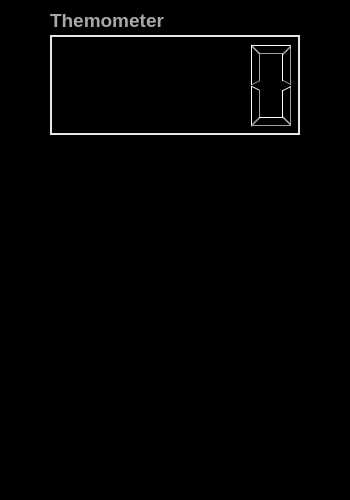
<?xml version="1.0" encoding="UTF-8"?>
<ui version="4.0">
 <class>central_widget</class>
 <widget class="QWidget" name="central_widget">
  <property name="geometry">
   <rect>
    <x>0</x>
    <y>0</y>
    <width>350</width>
    <height>500</height>
   </rect>
  </property>
  <property name="windowTitle">
   <string>Form</string>
  </property>
  <property name="styleSheet">
   <string notr="true">QWidget{
background-color: rgb(0, 0, 0);
}

QCheckBox{
color:rgb(168,168,168);
font-size:12pt;
}

QLabel{
color:rgb(168,168,168)
}

QLineEdit{
border: 1px solid rgb(100,100,100);
background-color:rgb(230,230,230);
}

QTextEdit{
border: 1px solid black;
background-color: black;
color:rgb(168,168,168);
}

QRadioButton{
color:rgb(168,168,168)
}

QLCDNumber{
border: 2px solid rgb(230,230,230);
}</string>
  </property>
  <widget class="QLCDNumber" name="lcdNumber_Temp">
   <property name="geometry">
    <rect>
     <x>50</x>
     <y>35</y>
     <width>250</width>
     <height>100</height>
    </rect>
   </property>
   <property name="font">
    <font>
     <pointsize>14</pointsize>
     <weight>75</weight>
     <bold>true</bold>
    </font>
   </property>
   <property name="frameShadow">
    <enum>QFrame::Raised</enum>
   </property>
  </widget>
  <widget class="QFrame" name="display_frame">
   <property name="geometry">
    <rect>
     <x>5</x>
     <y>150</y>
     <width>340</width>
     <height>340</height>
    </rect>
   </property>
   <property name="minimumSize">
    <size>
     <width>340</width>
     <height>340</height>
    </size>
   </property>
   <property name="maximumSize">
    <size>
     <width>340</width>
     <height>340</height>
    </size>
   </property>
   <property name="frameShape">
    <enum>QFrame::StyledPanel</enum>
   </property>
   <property name="frameShadow">
    <enum>QFrame::Raised</enum>
   </property>
  </widget>
  <widget class="QLabel" name="title_label">
   <property name="geometry">
    <rect>
     <x>50</x>
     <y>10</y>
     <width>251</width>
     <height>21</height>
    </rect>
   </property>
   <property name="font">
    <font>
     <pointsize>14</pointsize>
     <weight>75</weight>
     <bold>true</bold>
    </font>
   </property>
   <property name="text">
    <string>Themometer</string>
   </property>
  </widget>
 </widget>
 <resources/>
 <connections/>
</ui>
